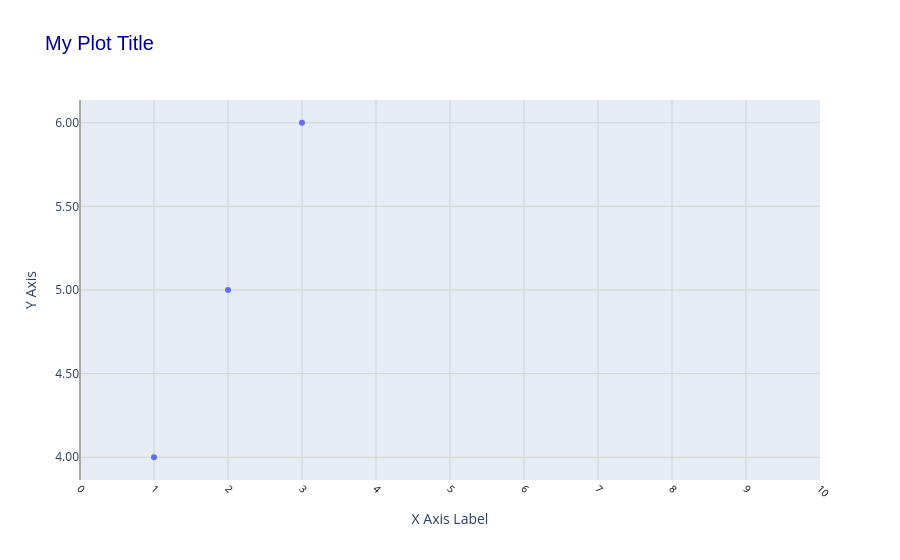

Here is the notebook cell this chart was saved with:
### Code cell
# title and axis labels
fig = go.Figure()
fig.add_trace(go.Scatter(x=[1,2,3], y=[4,5,6], mode='markers'))
fig.update_layout(
    title=dict(text='My Plot Title', font=dict(family='Arial',
                                               size=20,
                                               color='darkblue')),
    xaxis=dict(
        title='X Axis Label',
        showgrid=True,
        gridcolor='lightgray',
        zeroline=True,
        zerolinecolor='darkgray',
        tickmode='linear',
        tick0=0,
        dtick=1,
        tickangle=45,
        tickfont=dict(size=10, color='black'),
        range=[0, 10]
    ),
    yaxis=dict(
        title='Y Axis',
        showgrid=True,
        gridcolor='lightgray',
        zeroline=True,
        zerolinecolor='darkgray',
        tickformat='.2f'       # format tick labels with 2 decimal places
    )
)

fig.show()

### Figure 1 — Plotly figure (JSON) as saved in the notebook; plotly's stock layout.template omitted (floating-point values rounded to 4 significant figures)
{"data": [{"mode": "markers", "type": "scatter", "x": [1, 2, 3], "y": [4, 5, 6]}], "layout": {"title": {"font": {"color": "darkblue", "family": "Arial", "size": 20}, "text": "My Plot Title"}, "xaxis": {"dtick": 1, "gridcolor": "lightgray", "range": [0, 10], "showgrid": true, "tick0": 0, "tickangle": 45, "tickfont": {"color": "black", "size": 10}, "tickmode": "linear", "title": {"text": "X Axis Label"}, "zeroline": true, "zerolinecolor": "darkgray"}, "yaxis": {"gridcolor": "lightgray", "showgrid": true, "tickformat": ".2f", "title": {"text": "Y Axis"}, "zeroline": true, "zerolinecolor": "darkgray"}}}
